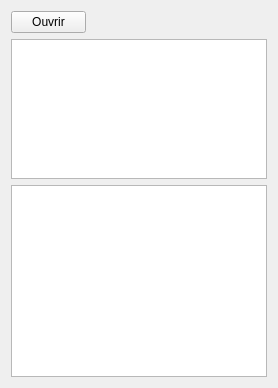
        <widget class="QWidget" name="tab_syno">
         <attribute name="title">
          <string>Synoptic</string>
         </attribute>
         <layout class="QVBoxLayout" name="verticalLayout_36">
          <item>
           <layout class="QHBoxLayout" name="horizontalLayout_56">
            <item>
             <widget class="QPushButton" name="syno_img_open">
              <property name="maximumSize">
               <size>
                <width>75</width>
                <height>16777215</height>
               </size>
              </property>
              <property name="text">
               <string>Ouvrir</string>
              </property>
             </widget>
            </item>
            <item>
             <widget class="QLabel" name="syno_dir_lbl">
              <property name="minimumSize">
               <size>
                <width>100</width>
                <height>0</height>
               </size>
              </property>
              <property name="text">
               <string/>
              </property>
             </widget>
            </item>
           </layout>
          </item>
          <item>
           <widget class="QListWidget" name="syno_img_list_view">
            <property name="maximumSize">
             <size>
              <width>16777215</width>
              <height>140</height>
             </size>
            </property>
            <property name="tabKeyNavigation">
             <bool>true</bool>
            </property>
            <property name="showDropIndicator" stdset="0">
             <bool>false</bool>
            </property>
            <property name="iconSize">
             <size>
              <width>100</width>
              <height>100</height>
             </size>
            </property>
            <property name="textElideMode">
             <enum>Qt::TextElideMode::ElideNone</enum>
            </property>
            <property name="resizeMode">
             <enum>QListView::ResizeMode::Adjust</enum>
            </property>
            <property name="spacing">
             <number>0</number>
            </property>
            <property name="gridSize">
             <size>
              <width>140</width>
              <height>140</height>
             </size>
            </property>
            <property name="viewMode">
             <enum>QListView::ViewMode::IconMode</enum>
            </property>
            <property name="wordWrap">
             <bool>true</bool>
            </property>
            <property name="selectionRectVisible">
             <bool>false</bool>
            </property>
           </widget>
          </item>
          <item>
           <widget class="PlotWidget" name="syno_plot_view"/>
          </item>
         </layout>
        </widget>
